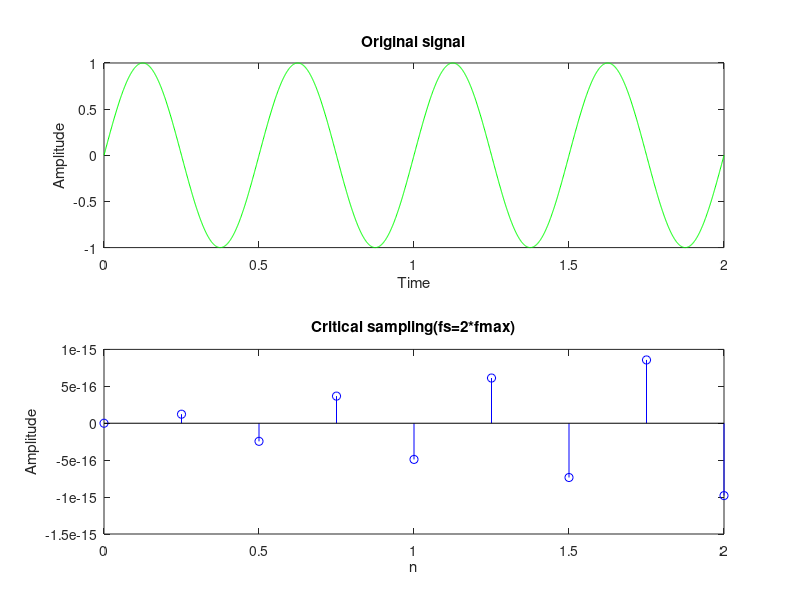

Reproduce this figure in MATLAB.
clc;
clear all;
clf;

t=0:0.001:2;
x=sin(2*pi*2*t);
fmax=4;

fs1=4;
n1=0:(1/fs1):2;

x1=sin(2*pi*2*n1);

subplot(2,1,1);
plot(t,x,'g');
xlabel('Time');
ylabel('Amplitude');
title('Original signal');

subplot(2,1,2);
stem(n1,x1,'b');
xlabel('n');
ylabel('Amplitude');
title('Critical sampling(fs=2*fmax)');